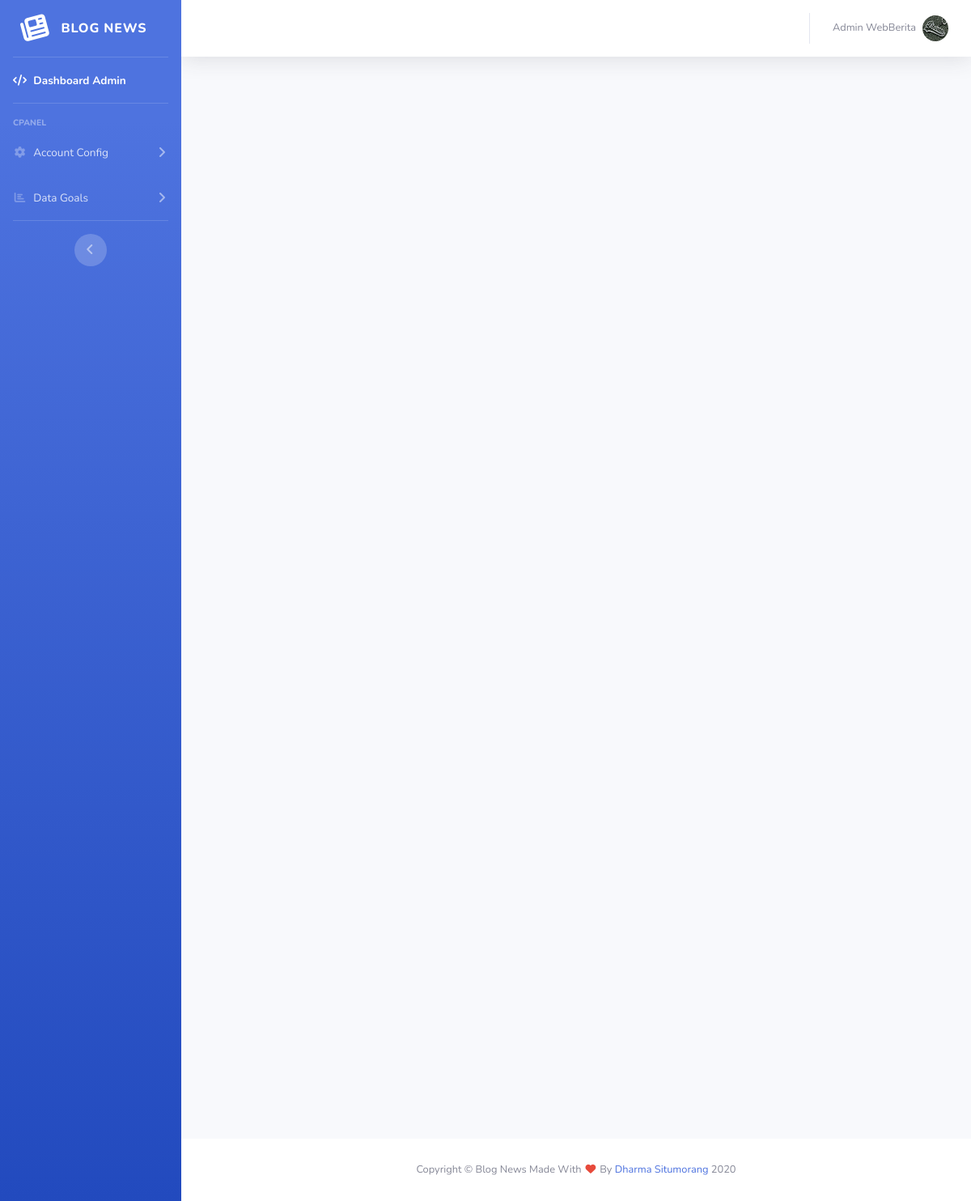
The app's page /control/Admin (signed in) with its own data.
### tables this page shows
CREATE TABLE `penulis` (
  `id` int(11) NOT NULL,
  `full_name` varchar(288) NOT NULL,
  `tgllahir` date NOT NULL,
  `jenis_gender` varchar(100) NOT NULL,
  `alamat` text NOT NULL,
  `hp` varchar(50) NOT NULL,
  `icon` varchar(250) NOT NULL,
  `join` date NOT NULL,
  `is_active` int(1) NOT NULL,
  `username` varchar(288) NOT NULL,
  `email` varchar(288) NOT NULL,
  `password` varchar(288) NOT NULL,
  `user_role` int(11) NOT NULL
);

### control/Function.php (called while the page is built, shortened)
<?php
$hostname     = "localhost";
$username     = "root";
$password     = "";
$databasename = "web-berita";
$conn = mysqli_connect($hostname, $username, $password, $databasename);
function query($query) {
    global $conn;
    $result = mysqli_query($conn, $query);
    $rows   = [];
    while ($row = mysqli_fetch_assoc($result)) {
        $rows[] = $row;
    }
    return $rows;
}
?>

### control/Admin/index.php (the view, shortened to what this page needs)
<?php require '../tmp/header.php';?>
<div id="wrapper">
  <ul class="navbar-nav bg-gradient-primary sidebar sidebar-dark accordion" id="accordionSidebar">
    <a class="sidebar-brand d-flex align-items-center justify-content-center" href="index.html">
      <div class="sidebar-brand-icon rotate-n-15">
        <i class="fas fa-newspaper"></i>
      </div>
      <div class="sidebar-brand-text mx-3">Blog News</div>
    </a>
    <hr class="sidebar-divider my-0">
    <li class="nav-item active">
      <a class="nav-link" href="#">
        <i class="fas fa-fw fa-code"></i>
        <span>Dashboard Admin</span></a>
      </li>
      <hr class="sidebar-divider">
      <div class="sidebar-heading">
        cPanel
      </div>
      <li class="nav-item">
        <a class="nav-link collapsed" href="#" data-toggle="collapse" data-target="#collapseTwo" aria-expanded="true" aria-controls="collapseTwo">
          <i class="fas fa-fw fa-cog"></i>
          <span>Account Config</span>
        </a>
      </li>
      <li class="nav-item">
        <a class="nav-link collapsed" href="#" data-toggle="collapse" data-target="#collapseUtilities" aria-expanded="true" aria-controls="collapseUtilities">
          <i class="fas fa-fw fa-chart-bar"></i>
          <span>Data Goals</span>
        </a>
      </li>
      <hr class="sidebar-divider d-none d-md-block">
      <div class="text-center d-none d-md-inline">
        <button class="rounded-circle border-0" id="sidebarToggle"></button>
      </div>
    </ul>
    <div id="content-wrapper" class="d-flex flex-column">
      <div id="content">
        <nav class="navbar navbar-expand navbar-light bg-white topbar mb-4 static-top shadow">
          <ul class="navbar-nav ml-auto">
            <li class="nav-item dropdown no-arrow">
              <a class="nav-link dropdown-toggle" href="#" id="userDropdown" role="button" data-toggle="dropdown" aria-haspopup="true" aria-expanded="false"> <?php foreach ($query as $row): ?>
                <span class="mr-2 d-lg-inline text-gray-600 small">
                  <?=$row['full_name'];?>
                </span>
                <img class="img-profile rounded-circle" src="../../img/user-icon/<?=$row['icon']?>">
              </a>
            </li>
          </ul>
        </nav>
        <div class="container-fluid">
          <div class="d-sm-flex align-items-center justify-content-between mb-4">
            <?php endforeach;?>
          </div>
          <div class="row">
            <div class="col-xl-3 col-md-6 mb-4">
            </div>
            <div class="col-xl-3 col-md-6 mb-4">
            </div>
            <div class="col-xl-4 col-md-12 mb-4">
            </div>
          </div>
        </div>
      </div>
      <footer class="sticky-footer bg-white">
        <div class="container my-auto">
          <div class="copyright text-center my-auto">
            <span>Copyright &copy; Blog News Made With <i class="fas fa-fw fa-heart text-danger"></i> By <a href="https://instagram.com/dharma_situmorang" target="_blank">Dharma Situmorang</a> <?=date('Y')?></span>
          </div>
        </div>
      </footer>
    </div>
  </div>
  <?php require '../tmp/footer.php';?>

### records on screen
penulis: full_name "Admin WebBerita", icon (picture)
